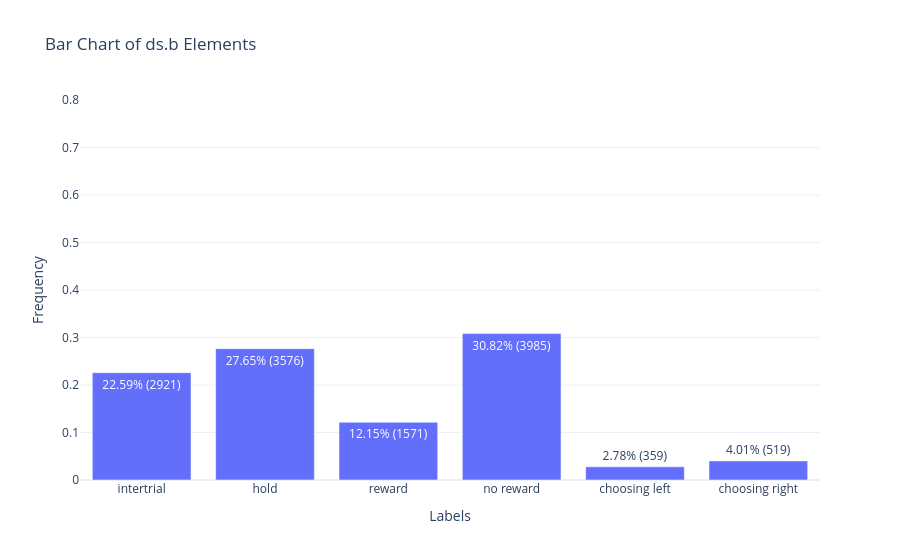

Notebook code for this chart:
### Code cell
# Get unique elements and their counts
unique_elements, counts = np.unique(ds.b.toarray().flatten(), return_counts=True)

# Map unique elements to their labels using ds.b_labels_dict
labels = [ds.b_labels_dict.get(element, str(element)) for element in unique_elements]

# Create the bar chart
fig = go.Figure(data=[
    go.Bar(
        x=labels,
        y=counts / ds.b.toarray().flatten().shape[0],
        text=[f"{count/ds.b.toarray().flatten().shape[0]:.2%} ({count})" for count in counts],
        textposition='auto'
    )
])

# Update layout
fig.update_layout(
    title="Bar Chart of ds.b Elements",
    xaxis_title="Labels",
    yaxis_title="Frequency",
    yaxis=dict(range=[0, 0.8]),
    template="plotly_white"
)

# Show the plot
fig.show()

### Figure 1 — Plotly figure (JSON) as saved in the notebook; plotly's stock layout.template omitted (floating-point values rounded to 4 significant figures)
{"data": [{"text": ["22.59% (2921)", "27.65% (3576)", "12.15% (1571)", "30.82% (3985)", "2.78% (359)", "4.01% (519)"], "textposition": "auto", "type": "bar", "x": ["intertrial", "hold", "reward", "no reward", "choosing left", "choosing right"], "y": [0.2259, 0.2765, 0.1215, 0.3082, 0.02776, 0.04014]}], "layout": {"title": {"text": "Bar Chart of ds.b Elements"}, "xaxis": {"title": {"text": "Labels"}}, "yaxis": {"range": [0, 0.8], "title": {"text": "Frequency"}}}}
